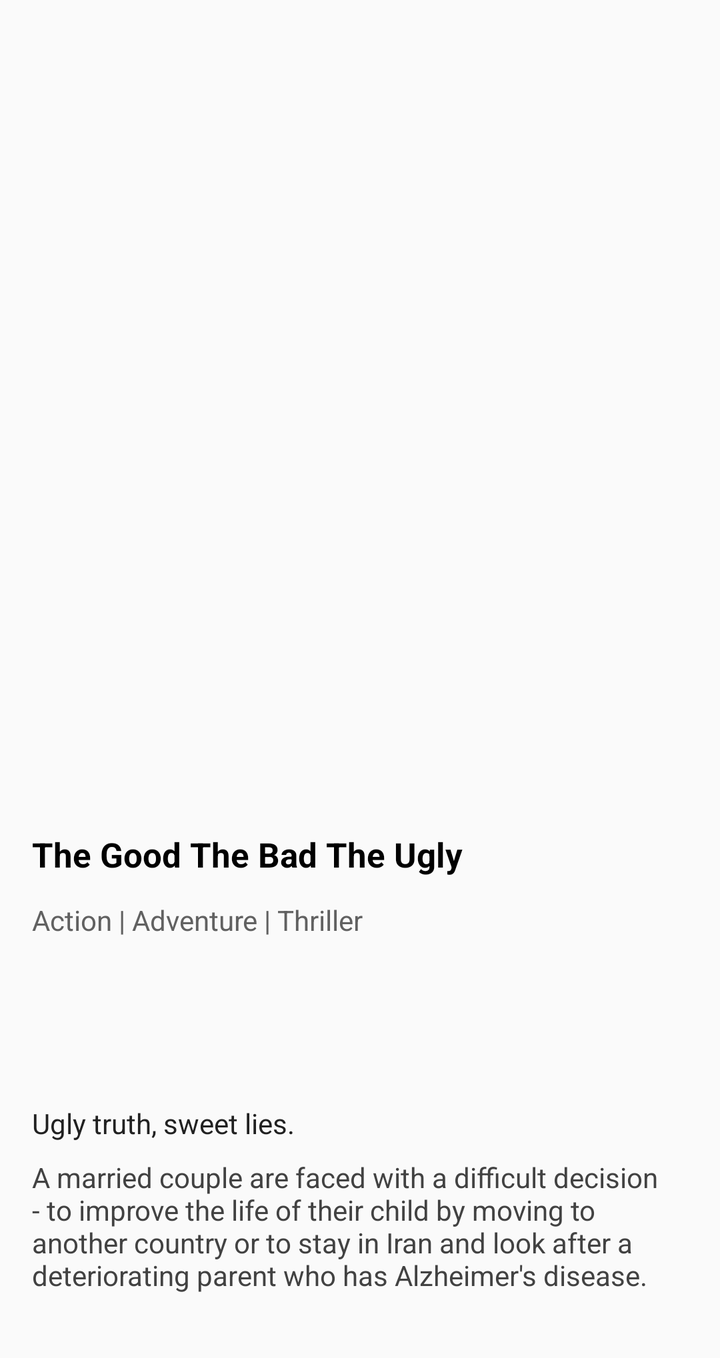
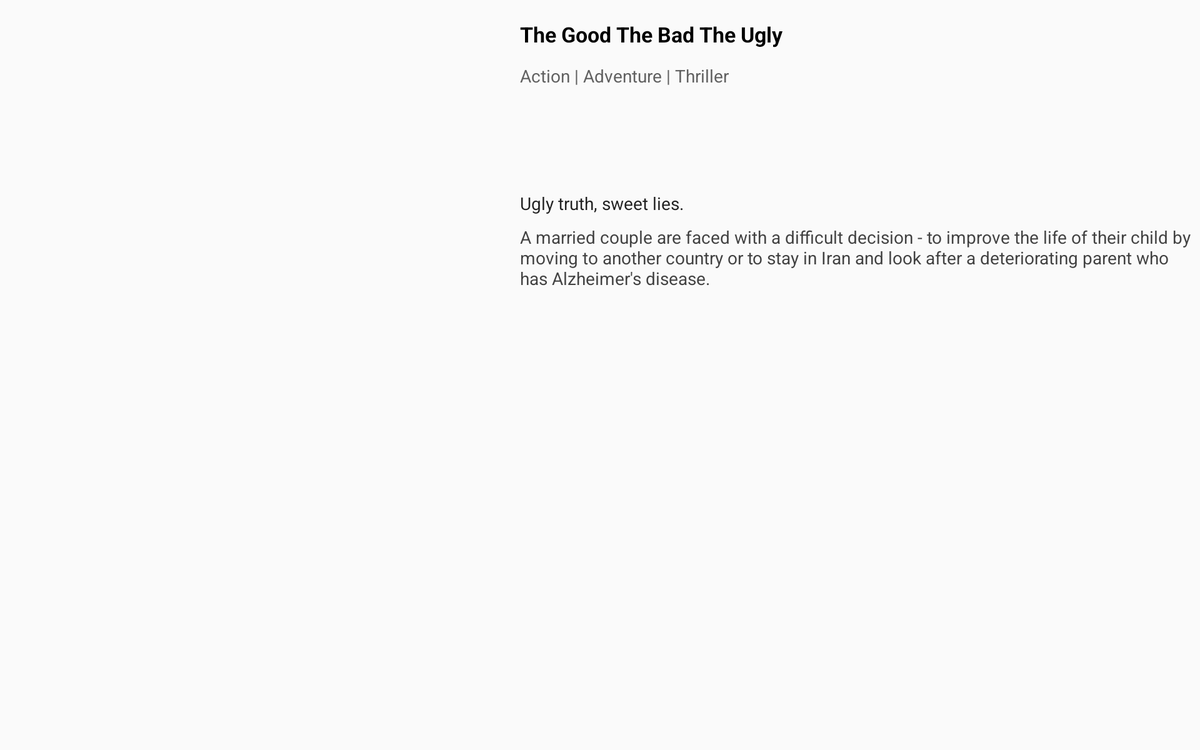

Compare how this app lays out the same screen by default and in its alternative resource folder. The renders come first, then the two layout files and the values they reference.
<!-- AndroidManifest.xml: activity theme AppTheme.NoActionBar -->
<!-- res/layout/movie_detail.xml -->
<?xml version="1.0" encoding="utf-8"?>
<ScrollView xmlns:android="http://schemas.android.com/apk/res/android"
            xmlns:app="http://schemas.android.com/apk/res-auto"
            xmlns:tools="http://schemas.android.com/tools"
            android:layout_width="match_parent"
            android:layout_height="match_parent"
            tools:context=".MovieDetailFragment">

    <android.support.constraint.ConstraintLayout
            android:layout_width="match_parent"
            android:layout_height="wrap_content"
            android:paddingBottom="32dp">



        <ImageView
                android:id="@+id/md_img_poster"
                android:layout_width="match_parent"
                android:layout_height="400dp"
                android:contentDescription="@string/image_description"
                android:adjustViewBounds="true"
                android:scaleType="fitXY"
                app:layout_constraintStart_toStartOf="parent"
                app:layout_constraintTop_toTopOf="parent"
                app:layout_constraintEnd_toEndOf="parent"/>

        <ImageButton
                android:id="@+id/md_img_play_trailer"
                android:layout_width="48dp"
                android:layout_height="48dp"
                android:visibility="gone"
                android:background="@color/colorPrimary"
                android:src="@drawable/exo_controls_play"
                app:layout_constraintLeft_toLeftOf="@+id/md_img_poster"
                app:layout_constraintRight_toRightOf="@+id/md_img_poster"
                app:layout_constraintTop_toTopOf="@+id/md_img_poster"
                app:layout_constraintBottom_toBottomOf="@+id/md_img_poster"
                android:contentDescription="@string/image_description"/>

        <TextView
                android:id="@+id/md_tv_title"
                android:layout_width="0dp"
                android:layout_height="wrap_content"
                tools:text="The Good The Bad The Ugly"
                android:textSize="17sp"
                android:textStyle="bold"
                android:textColor="@android:color/black"
                android:layout_marginTop="16dp"
                app:layout_constraintTop_toBottomOf="@+id/md_img_poster"
                app:layout_constraintStart_toStartOf="parent"
                app:layout_constraintEnd_toStartOf="@+id/md_tv_language"
                android:layout_marginLeft="16dp"
                android:layout_marginStart="16dp"
                android:layout_marginEnd="8dp"
                android:layout_marginRight="8dp"
        />

        <TextView
                android:id="@+id/md_tv_language"
                android:layout_width="0dp"
                android:layout_height="wrap_content"
                app:layout_constraintEnd_toEndOf="parent"
                app:layout_constraintTop_toTopOf="@+id/md_tv_title"
                tools:text="English"
                android:layout_marginLeft="8dp"
                android:layout_marginStart="8dp"
                android:layout_marginEnd="16dp"
                android:layout_marginRight="16dp"
                android:gravity="center_vertical"
                android:drawableStart="@drawable/ic_language_grey_500_24dp"
                android:drawableLeft="@drawable/ic_language_grey_500_24dp"
                android:drawablePadding="8dp"
                android:visibility="invisible"
        />

        <TextView
                android:id="@+id/md_tv_genre"
                android:layout_width="0dp"
                android:layout_height="wrap_content"
                tools:text="Action | Adventure | Thriller"
                android:textColor="@color/grey"
                android:layout_marginTop="12dp"
                app:layout_constraintTop_toBottomOf="@+id/md_tv_title"
                app:layout_constraintStart_toStartOf="@+id/md_tv_title"
                app:layout_constraintEnd_toEndOf="parent"
                android:layout_marginEnd="16dp"
                android:layout_marginRight="16dp"/>

        <TextView
                android:id="@+id/md_tv_release_date"
                android:layout_width="wrap_content"
                android:layout_height="wrap_content"
                android:gravity="center_vertical"
                android:drawableStart="@drawable/ic_date_range_grey_500_24dp"
                android:drawableLeft="@drawable/ic_date_range_grey_500_24dp"
                app:layout_constraintTop_toBottomOf="@+id/md_tv_genre"
                app:layout_constraintStart_toStartOf="@+id/md_tv_title"
                android:drawablePadding="8dp"
                android:layout_marginTop="16dp"
                android:visibility="invisible"
        />
        <TextView
                android:id="@+id/md_rv_duration"
                android:layout_width="wrap_content"
                android:layout_height="wrap_content"
                android:gravity="center_vertical"
                android:textColor="@color/grey"
                android:drawableLeft="@drawable/ic_timer_grey_500_24dp"
                android:drawableStart="@drawable/ic_timer_grey_500_24dp"
                android:drawablePadding="8dp"
                android:layout_marginLeft="12dp"
                android:layout_marginStart="12dp"
                android:layout_marginTop="16dp"
                android:visibility="invisible"
                app:layout_constraintTop_toBottomOf="@+id/md_tv_genre"
                app:layout_constraintStart_toEndOf="@+id/md_tv_release_date"

        />
        <RatingBar
                android:id="@+id/md_rating_bar"
                android:layout_width="wrap_content"
                android:layout_height="wrap_content"
                style="?android:attr/ratingBarStyleSmall"
                app:layout_constraintTop_toTopOf="@+id/md_rv_duration"
                app:layout_constraintBottom_toBottomOf="@+id/md_rv_duration"
                app:layout_constraintStart_toEndOf="@+id/md_rv_duration"
                android:visibility="invisible"
                android:layout_marginLeft="16dp"
                android:layout_marginStart="16dp"/>

        <TextView
                android:id="@+id/md_tv_overview_heading"
                android:layout_width="0dp"
                android:layout_height="wrap_content"
                android:textStyle="bold"
                android:textColor="@android:color/black"
                android:textSize="17sp"
                app:layout_constraintTop_toBottomOf="@+id/md_rating_bar"
                app:layout_constraintStart_toStartOf="@+id/md_tv_title"
                app:layout_constraintEnd_toEndOf="parent"
                android:layout_marginTop="16dp"
                android:layout_marginEnd="16dp"
                android:layout_marginRight="16dp"/>

        <TextView
                android:id="@+id/md_tv_tag_line"
                android:layout_width="0dp"
                android:layout_height="wrap_content"
                tools:text="Ugly truth, sweet lies."
                android:textColor="@color/grey_tag_line"
                android:layout_marginTop="8dp"
                app:layout_constraintTop_toBottomOf="@+id/md_tv_overview_heading"
                app:layout_constraintStart_toStartOf="@+id/md_tv_title"
                app:layout_constraintEnd_toEndOf="parent"
                android:layout_marginEnd="16dp"
                android:layout_marginRight="16dp"/>

        <TextView
                android:id="@+id/md_tv_overview"
                android:layout_width="0dp"
                android:layout_height="wrap_content"
                android:textColor="@color/grey_overview"
                android:layout_marginTop="8dp"
                tools:text="A married couple are faced with a difficult decision - to improve the life of their child by moving to another country or to stay in Iran and look after a deteriorating parent who has Alzheimer's disease."
                app:layout_constraintTop_toBottomOf="@+id/md_tv_tag_line"
                app:layout_constraintStart_toStartOf="@+id/md_tv_title"
                app:layout_constraintEnd_toEndOf="parent"
                android:layout_marginEnd="16dp"
                android:layout_marginRight="16dp"/>
    </android.support.constraint.ConstraintLayout>

</ScrollView>
<!-- resources referenced by this layout -->
<resources>
  <color name="colorPrimary">#008577</color>
  <color name="grey">#616161</color>
  <color name="grey_overview">#424242</color>
  <color name="grey_tag_line">#212121</color>
  <!-- drawable ic_language_grey_500_24dp: png bitmap (drawable-mdpi, 450 bytes) -->
  <!-- drawable ic_timer_grey_500_24dp: png bitmap (drawable-hdpi, 611 bytes) -->
  <string name="image_description" />
  <style name="AppTheme.NoActionBar">
          <item name="windowActionBar">false</item>
          <item name="windowNoTitle">true</item>
      </style>
</resources>
<!-- res/layout-w900dp/movie_detail.xml (the repository's variant of the layout above) -->
<!-- drawn on a 7-inch tablet turned sideways -->
<?xml version="1.0" encoding="utf-8"?>
<LinearLayout xmlns:android="http://schemas.android.com/apk/res/android"
        xmlns:app="http://schemas.android.com/apk/res-auto"
        xmlns:tools="http://schemas.android.com/tools"
        android:id="@+id/md_ll_parent"
        android:layout_width="match_parent"
        android:layout_height="match_parent"
        android:orientation="horizontal"
        tools:context=".MovieDetailFragment">

    <FrameLayout android:layout_width="wrap_content"
                 android:layout_height="match_parent">
    <ImageView
            android:id="@+id/md_img_poster"
            android:layout_width="400dp"
            android:layout_height="match_parent"
            android:contentDescription="@string/image_description"
            android:adjustViewBounds="true"
            android:scaleType="fitXY"
            app:layout_constraintStart_toStartOf="parent"
            app:layout_constraintTop_toTopOf="parent"
            app:layout_constraintBottom_toBottomOf="parent"
            app:layout_constraintEnd_toStartOf="@+id/md_tv_overview_heading"/>

        <ImageButton
                android:id="@+id/md_img_play_trailer"
                android:layout_width="48dp"
                android:layout_height="48dp"
                android:visibility="gone"
                android:background="@color/colorPrimary"
                android:src="@drawable/exo_controls_play"
                android:layout_gravity="center"
                android:contentDescription="@string/image_description"/>

    </FrameLayout>

    <ScrollView
            android:layout_width="match_parent"
            android:layout_height="match_parent"
            android:fillViewport="true">

        <android.support.constraint.ConstraintLayout
                android:layout_width="match_parent"
                android:layout_height="wrap_content"
                android:layout_marginEnd="16dp"
                android:layout_marginRight="16dp">

            <TextView
                    android:id="@+id/md_tv_title"
                    android:layout_width="0dp"
                    android:layout_height="wrap_content"
                    tools:text="The Good The Bad The Ugly"
                    android:textSize="17sp"
                    android:textStyle="bold"
                    android:textColor="@android:color/black"
                    android:layout_marginTop="16dp"
                    app:layout_constraintTop_toTopOf="parent"
                    app:layout_constraintStart_toStartOf="parent"
                    app:layout_constraintEnd_toStartOf="@+id/md_tv_language"
                    android:layout_marginLeft="16dp"
                    android:layout_marginStart="16dp"
                    android:layout_marginEnd="8dp"
                    android:layout_marginRight="8dp"
            />

            <TextView
                    android:id="@+id/md_tv_language"
                    android:layout_width="0dp"
                    android:layout_height="wrap_content"
                    app:layout_constraintEnd_toEndOf="parent"
                    app:layout_constraintTop_toTopOf="@+id/md_tv_title"
                    tools:text="English"
                    android:layout_marginLeft="8dp"
                    android:layout_marginStart="8dp"
                    android:gravity="center_vertical"
                    android:drawableStart="@drawable/ic_language_grey_500_24dp"
                    android:drawableLeft="@drawable/ic_language_grey_500_24dp"
                    android:drawablePadding="8dp"
                    android:visibility="invisible"
            />

            <TextView
                    android:id="@+id/md_tv_genre"
                    android:layout_width="0dp"
                    android:layout_height="wrap_content"
                    tools:text="Action | Adventure | Thriller"
                    android:textColor="@color/grey"
                    android:layout_marginTop="12dp"
                    app:layout_constraintTop_toBottomOf="@+id/md_tv_title"
                    app:layout_constraintStart_toStartOf="@+id/md_tv_title"
                    app:layout_constraintEnd_toEndOf="parent"/>

            <TextView
                    android:id="@+id/md_tv_release_date"
                    android:layout_width="wrap_content"
                    android:layout_height="wrap_content"
                    android:gravity="center_vertical"
                    android:drawableStart="@drawable/ic_date_range_grey_500_24dp"
                    android:drawableLeft="@drawable/ic_date_range_grey_500_24dp"
                    android:drawablePadding="8dp"
                    android:layout_marginTop="16dp"
                    android:visibility="invisible"
                    app:layout_constraintTop_toBottomOf="@+id/md_tv_genre"
                    app:layout_constraintStart_toStartOf="@+id/md_tv_title"
            />
            <TextView
                    android:id="@+id/md_rv_duration"
                    android:layout_width="wrap_content"
                    android:layout_height="wrap_content"
                    android:gravity="center_vertical"
                    android:textColor="@color/grey"
                    android:drawableLeft="@drawable/ic_timer_grey_500_24dp"
                    android:drawableStart="@drawable/ic_timer_grey_500_24dp"
                    android:drawablePadding="8dp"
                    android:layout_marginLeft="12dp"
                    android:layout_marginStart="12dp"
                    android:layout_marginTop="16dp"
                    android:visibility="invisible"
                    app:layout_constraintTop_toBottomOf="@+id/md_tv_genre"
                    app:layout_constraintStart_toEndOf="@+id/md_tv_release_date"

            />
            <RatingBar
                    android:id="@+id/md_rating_bar"
                    android:layout_width="wrap_content"
                    android:layout_height="wrap_content"
                    style="?android:attr/ratingBarStyleSmall"
                    app:layout_constraintTop_toTopOf="@+id/md_rv_duration"
                    app:layout_constraintBottom_toBottomOf="@+id/md_rv_duration"
                    app:layout_constraintStart_toEndOf="@+id/md_rv_duration"
                    android:visibility="invisible"
                    android:layout_marginLeft="16dp"
                    android:layout_marginStart="16dp"/>

            <TextView
                    android:id="@+id/md_tv_overview_heading"
                    android:layout_width="0dp"
                    android:layout_height="wrap_content"
                    android:textStyle="bold"
                    android:textColor="@android:color/black"
                    android:textSize="17sp"
                    app:layout_constraintTop_toBottomOf="@+id/md_rating_bar"
                    app:layout_constraintStart_toStartOf="@+id/md_tv_title"
                    app:layout_constraintEnd_toEndOf="parent"
                    android:layout_marginTop="16dp"/>

            <TextView
                    android:id="@+id/md_tv_tag_line"
                    android:layout_width="0dp"
                    android:layout_height="wrap_content"
                    tools:text="Ugly truth, sweet lies."
                    android:textColor="@color/grey_tag_line"
                    android:layout_marginTop="8dp"
                    app:layout_constraintTop_toBottomOf="@+id/md_tv_overview_heading"
                    app:layout_constraintStart_toStartOf="@+id/md_tv_title"
                    app:layout_constraintEnd_toEndOf="parent"/>

            <TextView
                    android:id="@+id/md_tv_overview"
                    android:layout_width="0dp"
                    android:layout_height="wrap_content"
                    android:textColor="@color/grey_overview"
                    tools:text="A married couple are faced with a difficult decision - to improve the life of their child by moving to another country or to stay in Iran and look after a deteriorating parent who has Alzheimer's disease."
                    app:layout_constraintTop_toBottomOf="@+id/md_tv_tag_line"
                    app:layout_constraintStart_toStartOf="@+id/md_tv_title"
                    app:layout_constraintEnd_toEndOf="parent"
                    android:paddingBottom="32dp"
                    android:layout_marginTop="8dp"/>
        </android.support.constraint.ConstraintLayout>
    </ScrollView>

</LinearLayout>
